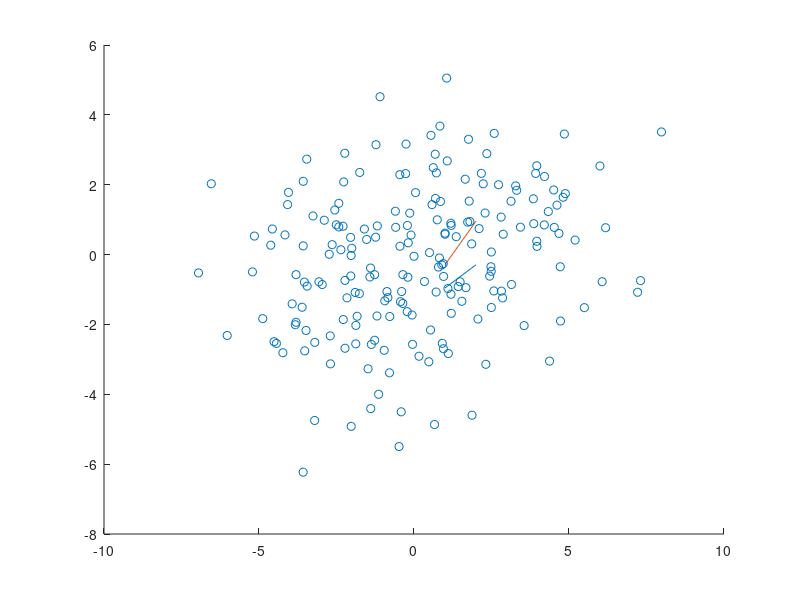

MATLAB code for this plot:
function Q1
    MU = [5 20];
    SIGMA = [10 2; 2 5];
    data = zeros(200,2);
    for i = 1:size(data,1)
        data(i,:) = mvnrnd(MU, SIGMA);
    end
    sub = bsxfun(@minus, data, MU);     %Subtract the mean
    [pc,score,latent,tsquare] = princomp(sub);
    clf();
    hold on;
    plot(pc);
    scatter(sub(:,1), sub(:,2));
    hold off;
end

